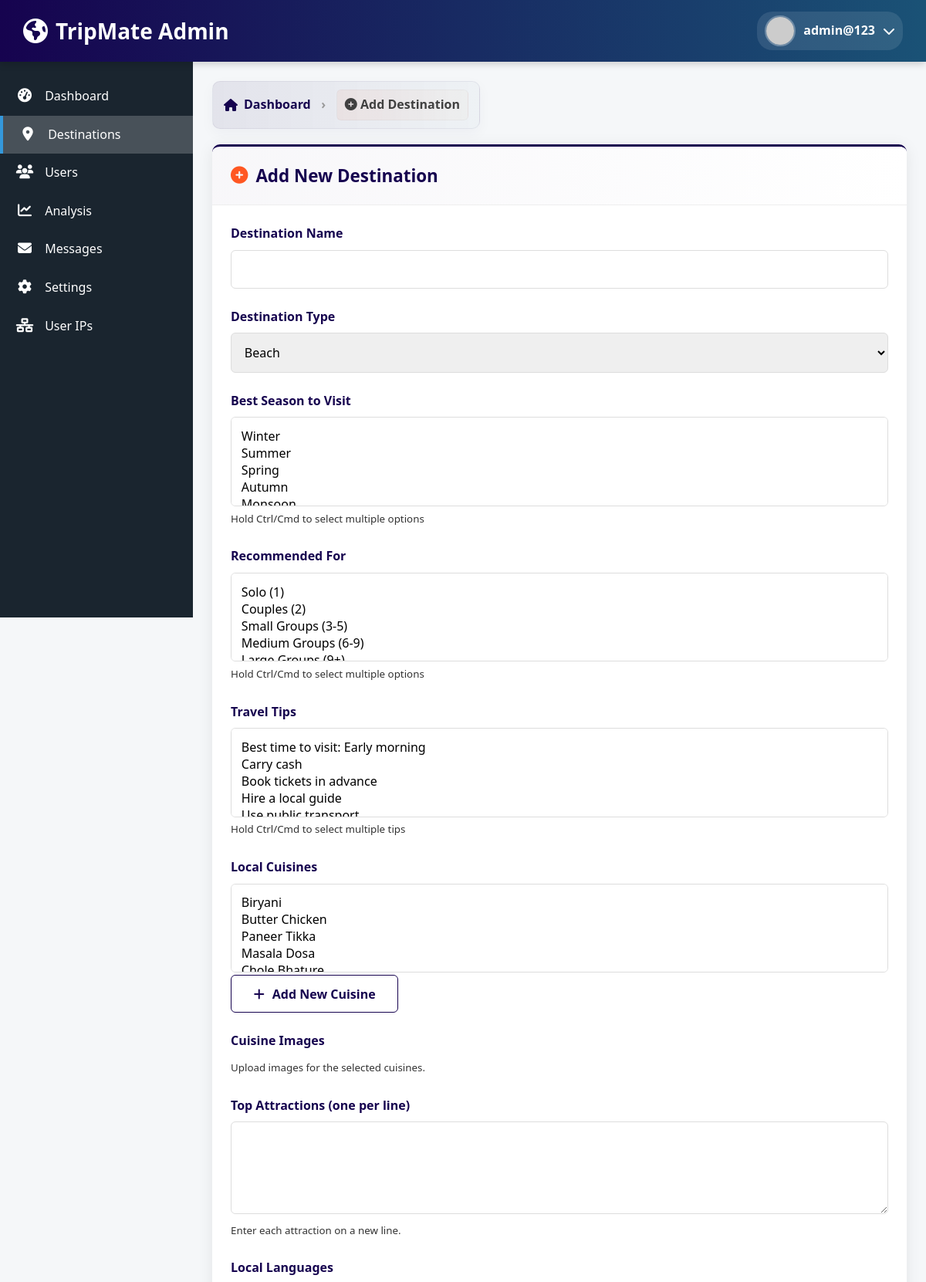
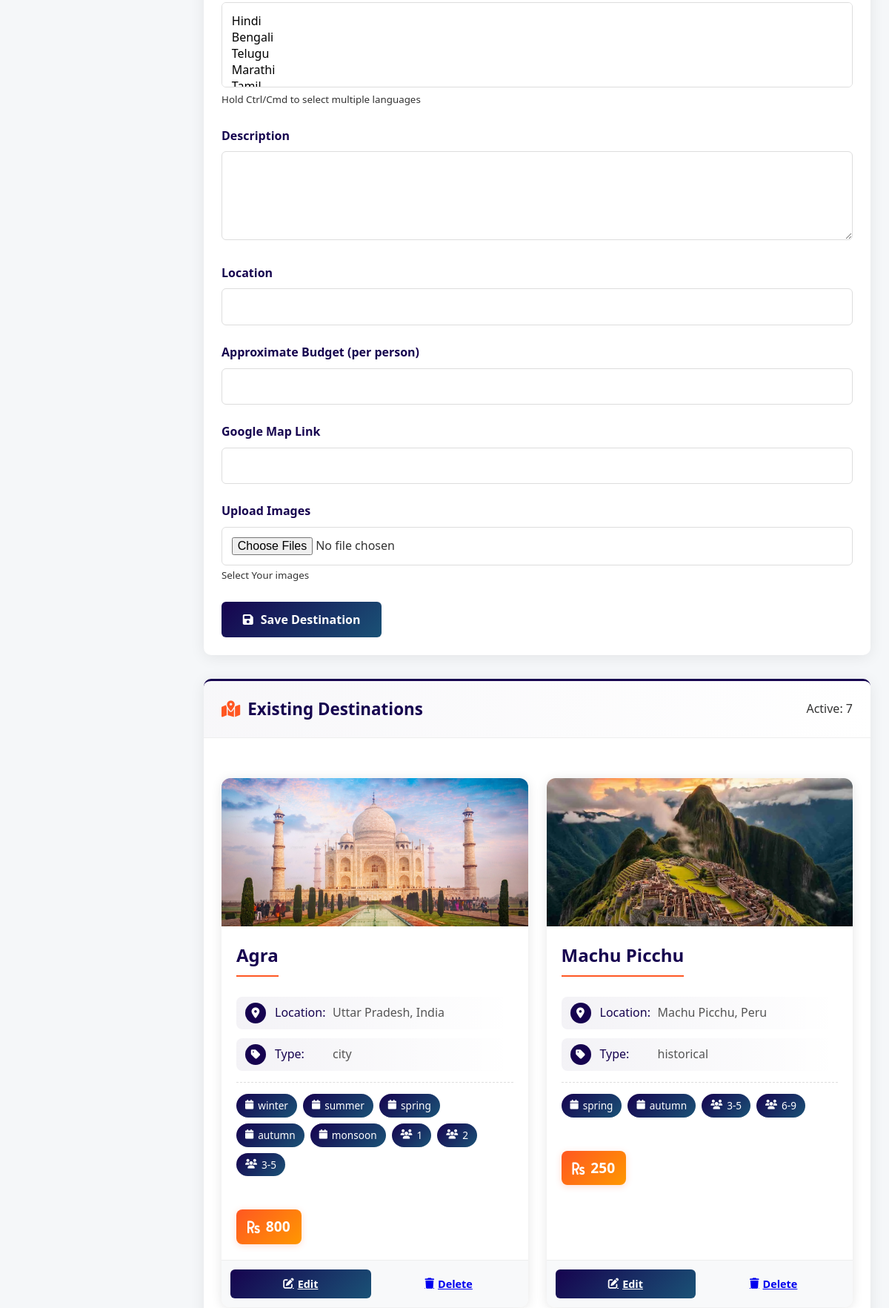
/admin/add_destination_on_admin.php (signed in, upper part), run on the app's committed database (2 pictures, top to bottom).
### tables this page shows
CREATE TABLE `destinations` (
  `id` int(11) NOT NULL,
  `name` varchar(255) NOT NULL,
  `type` varchar(100) NOT NULL,
  `description` text DEFAULT NULL,
  `location` varchar(255) NOT NULL,
  `latitude` decimal(10,8) DEFAULT NULL COMMENT 'Location latitude',
  `longitude` decimal(11,8) DEFAULT NULL COMMENT 'Location longitude',
  `budget` decimal(10,2) NOT NULL,
  `best_season` varchar(100) DEFAULT NULL,
  `image_urls` longtext DEFAULT NULL CHECK (json_valid(`image_urls`)),
  `map_link` varchar(255) DEFAULT NULL,
  `attractions` text DEFAULT NULL COMMENT 'List of tourist attractions',
  `created_at` timestamp NOT NULL DEFAULT current_timestamp(),
  `updated_at` timestamp NOT NULL DEFAULT current_timestamp() ON UPDATE current_timestamp(),
  `season` varchar(50) DEFAULT NULL COMMENT 'Best season to visit',
  `people` text DEFAULT NULL COMMENT 'JSON array of recommended group sizes',
  `tips` text DEFAULT NULL COMMENT 'JSON array of travel tips',
  `cuisines` text DEFAULT NULL COMMENT 'JSON array of local cuisines',
  `cuisine_images` text DEFAULT NULL COMMENT 'JSON object of cuisine images',
  `language` text DEFAULT NULL COMMENT 'JSON array of local languages',
  `profile_pic` varchar(255) DEFAULT NULL
);

### admin/add_destination_on_admin.php (the view, shortened to what this page needs)
<?php
include '../database/dbconfig.php';
$current_page = ['name' => 'Add Destination', 'url' => basename($_SERVER['PHP_SELF'])];
$admin_id = $_SESSION['admin_id'];
$admin_query = $conn->prepare("SELECT name, email, profile_pic FROM admin WHERE id = ?");
$admin_query->bind_param("i", $admin_id);
$admin_query->execute();
$admin_result = $admin_query->get_result();
$admin = $admin_result->fetch_assoc() ?? ['name' => 'Unknown', 'email' => '', 'profile_pic' => NULL];
$admin_name = $admin['name'];
$admin_profile_pic = $admin['profile_pic'];
$result = $conn->query("SELECT * FROM destinations ORDER BY id DESC");
?>
<!DOCTYPE html>
<html lang="en">
<head>
    <link rel="stylesheet" href="https://cdnjs.cloudflare.com/ajax/libs/font-awesome/6.4.0/css/all.min.css">
</head>
<body>
    <div class="top-bar">
        <div class="logo">
            <i class="fas fa-globe-americas"></i>
            <h1>TripMate Admin</h1>
        </div>
        <div class="top-bar-actions">
            <div class="user-profile" id="userProfile">
                <img src="<?= $admin_profile_pic ? $admin_profile_pic : 'https://via.placeholder.com/40' ?>" alt="Admin">
                <span><?= htmlspecialchars($admin_name) ?></span>
                <i class="fas fa-chevron-down"></i>
            </div>
        </div>
    </div>
    <div class="container">
        <div class="sidebar">
            <ul class="menu">
                <li class="menu-item "><a href="admin_dasbord.php" style="color:inherit;text-decoration:none"><i class="fas fa-tachometer-alt"></i> Dashboard</a></li>
                <li class="menu-item active"><a href="add_destination_on_admin.php" style="color:inherit;text-decoration:none"><i class="fas fa-map-marker-alt"></i> Destinations</a></li>
                <li class="menu-item"><a href="user_present_chack_on_admin.php" style="color:inherit;text-decoration:none"><i class="fas fa-users"></i> Users</a></li>
                <li class="menu-item"><a href="user_join_analysis_on_ADMIN.php" style="color:inherit;text-decoration:none"><i class="fas fa-chart-line"></i> Analysis</a></li>
                <li class="menu-item"><a href="#" style="color:inherit;text-decoration:none"><i class="fas fa-envelope"></i> Messages</a></li>
                <li class="menu-item"><a href="#" style="color:inherit;text-decoration:none"><i class="fas fa-cog"></i> Settings</a></li>
                <li class="menu-item"><a href="user_ip_tracking_on_admin.php" style="color:inherit;text-decoration:none"><i class="fas fa-network-wired"></i> User IPs</a></li>
            </ul>
        </div>
        <div class="main-content">
            <div class="breadcrumb" aria-label="Breadcrumb">
                <a href="admin_dasbord.php"><i class="fas fa-home"></i> Dashboard</a>
                <span class="sep">›</span>
                <span class="current"><i class="fas fa-plus-circle"></i> <?= htmlspecialchars($current_page['name']) ?></span>
            </div>
            <div class="card fade-in">
                <div class="card-header">
                    <h2><i class="fas fa-plus-circle"></i> Add New Destination</h2>
                </div>
                <div class="card-body">
                    <form method="POST" enctype="multipart/form-data">
                        <div class="form-group">
                            <label for="name">Destination Name</label>
                            <input type="text" id="name" name="name" class="form-control" required>
                        </div>
                        <div class="form-group">
                            <label for="type">Destination Type</label>
                            <select id="type" name="type" class="form-control" required>
                                <option value="beach">Beach</option>
                            </select>
                        </div>
                        <div class="form-group">
                            <label for="season">Best Season to Visit</label>
                            <select id="season" name="season[]" class="form-control" multiple required>
                                <option value="winter">Winter</option>
                                <option value="summer">Summer</option>
                                <option value="spring">Spring</option>
                                <option value="autumn">Autumn</option>
                                <option value="monsoon">Monsoon</option>
                            </select>
                            <small class="accent">Hold Ctrl/Cmd to select multiple options</small>
                        </div>
                        <div class="form-group">
                            <label for="people">Recommended For</label>
                            <select id="people" name="people[]" class="form-control" multiple required>
                                <option value="1">Solo (1)</option>
                                <option value="2">Couples (2)</option>
                                <option value="3-5">Small Groups (3-5)</option>
                                <option value="6-9">Medium Groups (6-9)</option>
                                <option value="9+">Large Groups (9+)</option>
                            </select>
                            <small class="accent">Hold Ctrl/Cmd to select multiple options</small>
                        </div>
                        <div class="form-group">
                            <label for="tips">Travel Tips</label>
                            <select id="tips" name="tips[]" class="form-control" multiple>
                                <option value="Best time to visit: Early morning">Best time to visit: Early morning</option>
                                <option value="Carry cash">Carry cash</option>
                                <option value="Book tickets in advance">Book tickets in advance</option>
                                <option value="Hire a local guide">Hire a local guide</option>
                                <option value="Use public transport">Use public transport</option>
                            </select>
                            <small class="accent">Hold Ctrl/Cmd to select multiple tips</small>
                        </div>
                        <div class="form-group">
                            <label for="cuisines">Local Cuisines</label>
                            <div class="cuisine-container">
                                <select id="cuisines" name="cuisines[]" class="form-control" multiple></select>
                                <button type="button" class="btn btn-outline" onclick="addNewCuisine()">
                                    <i class="fas fa-plus"></i> Add New Cuisine
                                </button>
                            </div>
                        </div>
                        <div class="form-group">
                            <label>Cuisine Images</label>
                            <small>Upload images for the selected cuisines.</small>
                        </div>
                        <div class="form-group">
                            <label for="attractions">Top Attractions (one per line)</label>
                            <textarea id="attractions" name="attractions" class="form-control" rows="4"></textarea>
                            <small class="accent">Enter each attraction on a new line.</small>
                        </div>
                        <div class="form-group">
                            <label for="language">Local Languages</label>
                            <select id="language" name="language[]" class="form-control" multiple>
                                <option value="Hindi">Hindi</option>
                                <option value="Bengali">Bengali</option>
                                <option value="Telugu">Telugu</option>
                                <option value="Marathi">Marathi</option>
                                <option value="Tamil">Tamil</option>
                            </select>
                            <small class="accent">Hold Ctrl/Cmd to select multiple languages</small>
                        </div>
                        <div class="form-group">
                            <label for="description">Description</label>
                            <textarea id="description" name="description" class="form-control" required></textarea>
                        </div>
                        <div class="form-group">
                            <label for="location">Location</label>
                            <input type="text" id="location" name="location" class="form-control" required>
                        </div>
                        <div class="form-group">
                            <label for="budget">Approximate Budget (per person)</label>
                            <input type="number" id="budget" name="budget" step="0.01" class="form-control" required>
                        </div>
                        <div class="form-group">
                            <label for="map_link">Google Map Link</label>
                            <input type="url" id="map_link" name="map_link" class="form-control" required>
                        </div>
                        <div class="form-group">
                            <label for="images">Upload Images</label>
                            <input type="file" id="images" name="images[]" class="form-control" multiple accept="image/*">
                            <small>Select Your images</small>
                        </div>
                        <button type="submit" class="btn btn-primary">
                            <i class="fas fa-save"></i> Save Destination
                        </button>
                    </form>
                </div>
            </div>
            <div class="card fade-in">
                <div class="card-header">
                    <h2><i class="fas fa-map-marked-alt"></i> Existing Destinations</h2>
                    <span class="status-badge status-active">Active: <?= $result->num_rows ?></span>
                </div>
                <div class="card-body">
                    <div class="destination-grid">
                        <?php while ($row = $result->fetch_assoc()): ?>
                            <div class="destination-card">
                                <div class="destination-images">
                                    <?php
                                    $images = json_decode($row['image_urls'], true);
                                    if (!empty($images)) {
                                        echo '<img src="../uploads/' . htmlspecialchars($images[0]) . '" alt="' . htmlspecialchars($row['name']) . '">';
                                    }
                                    ?>
                                </div>
                                <div class="destination-info">
                                    <h3><?php echo htmlspecialchars($row['name']); ?></h3>
                                    <div class="detail-item">
                                        <i class="fas fa-map-marker-alt"></i>
                                        <span class="label">Location:</span>
                                        <span class="value"><?php echo htmlspecialchars($row['location']); ?></span>
                                    </div>
                                    <div class="detail-item">
                                        <i class="fas fa-tag"></i>
                                        <span class="label">Type:</span>
                                        <span class="value"><?php echo htmlspecialchars($row['type']); ?></span>
                                    </div>
                                    <div class="meta-tags">
                                        <?php
                                        $seasons = explode(',', $row['season']);
                                        foreach ($seasons as $season): ?>
                                            <span class="meta-tag">
                                                <i class="fas fa-calendar"></i>
                                                <?php echo htmlspecialchars(trim($season)); ?>
                                            </span>
                                        <?php endforeach; ?>
                                        <?php
                                        $people = json_decode($row['people'], true);
                                        foreach ($people as $person): ?>
                                            <span class="meta-tag">
                                                <i class="fas fa-users"></i>
                                                <?php echo htmlspecialchars($person); ?>
                                            </span>
                                        <?php endforeach; ?>
                                    </div>
                                    <div class="price-tag">
                                        <i class="fas fa-rupee-sign"></i>
                                        <?php echo number_format($row['budget']); ?>
                                    </div>
                                </div>
                                <div class="card-buttons">
                                    <a href="edit_destination.php?id=<?php echo $row['id']; ?>" class="btn btn-primary">
                                        <i class="fas fa-edit"></i> Edit
                                    </a>
                                    <a href="delete_destination.php?id=<?php echo $row['id']; ?>"
                                        class="btn btn-danger"
                                        onclick="return confirm('Are you sure you want to delete this destination?')">
                                        <i class="fas fa-trash"></i> Delete
                                    </a>
                                </div>
                            </div>
                        <?php endwhile; ?>
                    </div>
                </div>
            </div>
        </div>
    </div>
</body>
</html>

### data on the page
destinations: shows a picture, name "Agra", location "Uttar Pradesh, India", type "city", season "winter", season "summer", season "spring", season "autumn", season "monsoon", people "1", people "2", people "3-5", budget "800"
destinations: shows a picture, name "Machu Picchu", location "Machu Picchu, Peru", type "historical", season "spring", season "autumn", people "3-5", people "6-9", budget "250"

### other printed values
$admin_name "admin@123"
$current_page['name'] "Add Destination"
$result->num_rows "7"
